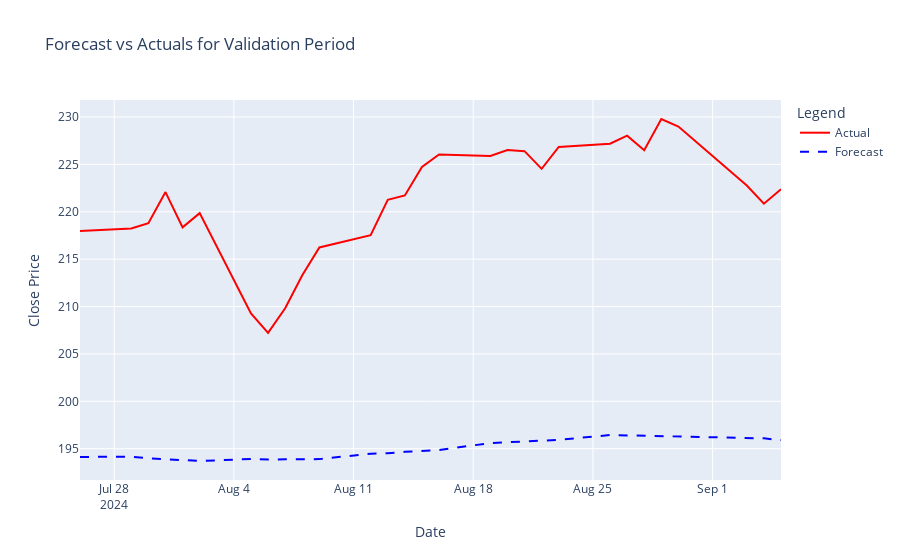

The notebook cell saved with this chart:
### Code cell
# Evaluation metrics for validation set
rmse_2 = round(np.sqrt(mean_squared_error(validation_data_2['y'], validation_data_2['yhat'])), 2)
mae_2 = round(mean_absolute_error(validation_data_2['y'], validation_data_2['yhat']), 2)
mape_2 = round((1 - np.mean(np.abs((validation_data_2['y'] - validation_data_2['yhat']) / validation_data_2['y'])))*100, 2)
mda_2 = round(np.mean((np.sign(validation_data_2['y'].diff()) == np.sign(validation_data_2['yhat'].diff())).astype(int)) * 100, 2)

# Print evaluation metrics
print(f"RMSE of Validation: {rmse_2}")
print(f"MAE of Validation: {mae_2}")
print(f"Accuracy(1-MAPE) of Validation: {mape_2:.2f}%")
print(f"MDA of Validation: {mda_2:.2f}%")

# Plot the actual vs forecasted values for the validation period
def plot_forecast_vs_actual(validation_data_2):
    fig = go.Figure()

    # Add the actual closing prices to the plot
    fig.add_trace(go.Scatter(x=validation_data_2['ds'], 
                             y=validation_data_2['y'], 
                             mode='lines', 
                             name='Actual',
                             line=dict(color='red')))

    # Add the forecasted values (yhat) to the plot
    fig.add_trace(go.Scatter(x=validation_data_2['ds'], 
                             y=validation_data_2['yhat'], 
                             mode='lines', 
                             name='Forecast',
                             line=dict(color='blue', dash='dash')))

    # Set the layout of the plot
    fig.update_layout(title='Forecast vs Actuals for Validation Period',
                      xaxis_title='Date',
                      yaxis_title='Close Price',
                      legend_title='Legend')

    # Display the plot
    fig.show()

# Call the function to plot the forecast vs actual values
plot_forecast_vs_actual(validation_data_2)

### Figure 1 — Plotly figure (JSON) as saved in the notebook; plotly's stock layout.template omitted (floating-point values rounded to 4 significant figures)
{"data": [{"line": {"color": "red"}, "mode": "lines", "name": "Actual", "type": "scatter", "x": ["2024-07-26T00:00:00", "2024-07-29T00:00:00", "2024-07-30T00:00:00", "2024-07-31T00:00:00", "2024-08-01T00:00:00", "2024-08-02T00:00:00", "2024-08-05T00:00:00", "2024-08-06T00:00:00", "2024-08-07T00:00:00", "2024-08-08T00:00:00", "2024-08-09T00:00:00", "2024-08-12T00:00:00", "2024-08-13T00:00:00", "2024-08-14T00:00:00", "2024-08-15T00:00:00", "2024-08-16T00:00:00", "2024-08-19T00:00:00", "2024-08-20T00:00:00", "2024-08-21T00:00:00", "2024-08-22T00:00:00", "2024-08-23T00:00:00", "2024-08-26T00:00:00", "2024-08-27T00:00:00", "2024-08-28T00:00:00", "2024-08-29T00:00:00", "2024-08-30T00:00:00", "2024-09-03T00:00:00", "2024-09-04T00:00:00", "2024-09-05T00:00:00"], "y": [218.0, 218.2, 218.8, 222.1, 218.4, 219.9, 209.3, 207.2, 209.8, 213.3, 216.2, 217.5, 221.3, 221.7, 224.7, 226.1, 225.9, 226.5, 226.4, 224.5, 226.8, 227.2, 228.0, 226.5, 229.8, 229, 222.8, 220.9, 222.4]}, {"line": {"color": "blue", "dash": "dash"}, "mode": "lines", "name": "Forecast", "type": "scatter", "x": ["2024-07-26T00:00:00", "2024-07-29T00:00:00", "2024-07-30T00:00:00", "2024-07-31T00:00:00", "2024-08-01T00:00:00", "2024-08-02T00:00:00", "2024-08-05T00:00:00", "2024-08-06T00:00:00", "2024-08-07T00:00:00", "2024-08-08T00:00:00", "2024-08-09T00:00:00", "2024-08-12T00:00:00", "2024-08-13T00:00:00", "2024-08-14T00:00:00", "2024-08-15T00:00:00", "2024-08-16T00:00:00", "2024-08-19T00:00:00", "2024-08-20T00:00:00", "2024-08-21T00:00:00", "2024-08-22T00:00:00", "2024-08-23T00:00:00", "2024-08-26T00:00:00", "2024-08-27T00:00:00", "2024-08-28T00:00:00", "2024-08-29T00:00:00", "2024-08-30T00:00:00", "2024-09-03T00:00:00", "2024-09-04T00:00:00", "2024-09-05T00:00:00"], "y": [194.1, 194.2, 194.0, 193.9, 193.8, 193.7, 193.9, 193.9, 193.9, 193.9, 193.9, 194.5, 194.5, 194.7, 194.8, 194.9, 195.6, 195.7, 195.8, 195.9, 195.9, 196.4, 196.4, 196.4, 196.4, 196.3, 196.2, 196.1, 195.9]}], "layout": {"legend": {"title": {"text": "Legend"}}, "title": {"text": "Forecast vs Actuals for Validation Period"}, "xaxis": {"title": {"text": "Date"}}, "yaxis": {"title": {"text": "Close Price"}}}}
